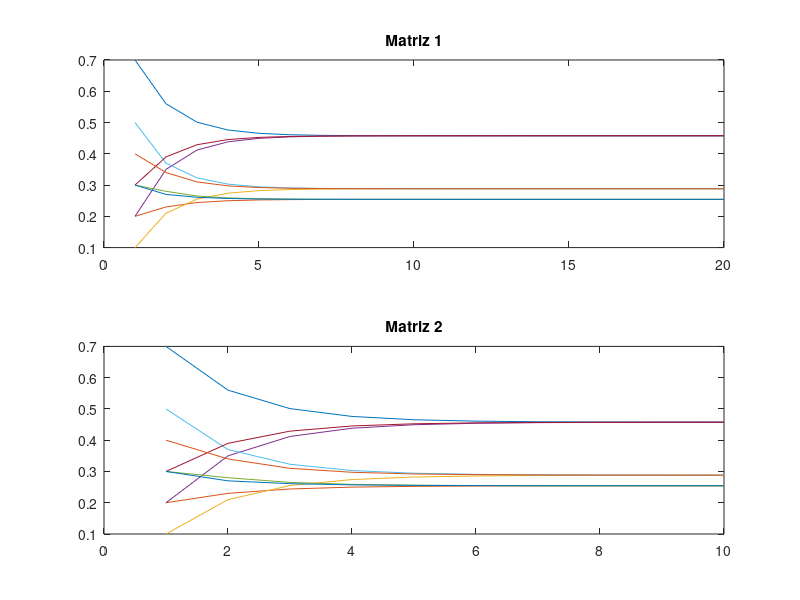

MATLAB code for this plot:
%% Ex5
clc; clear all;

M = [7 2 3
     2 3 3
     1 5 4]/10;
     
x0 = [1 0 0];

M2 = M^2 * x0';

fprintf('prob dia 2 de chuva se dia 0 for de sol: %s\n', num2str(M2(3)));

%% 20 Primeiras potencias

%% Alinea C
Matriz = ones(9, 20);

for i=1:20
  Mn = M ^ i;
  Matriz(:, i) = Mn(:);  
end

subplot(2,1,1);
plot(Matriz');
title("Matriz 1");

%% Alinea D

Tn = eye(3);
Tn1 = M;
values = [];
x = max(abs(Tn1(:) - Tn(:)));
while(1)
  if(x < 1e-4)
    break;
  end
  
  values = [values Tn1(:)];

  Tn = Tn1;
  Tn1 = Tn1*M;
  x = max(abs(Tn1(:) - Tn(:)));
end

subplot(2,1,2);
plot(values');
title("Matriz 2");
